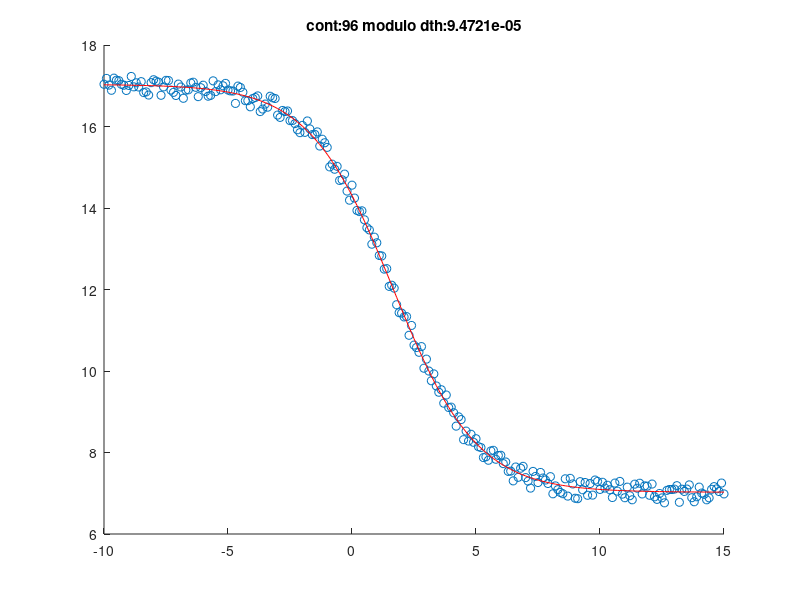

The MATLAB script that drew this image:
clc
clear
close all

load('dados_GNb');
%sigmoide
%%dados 1
x = x1(:);
y = y1(:);

n = 2; %grau da função
th = zeros(3*(n-1)+1, 1); %vetor de parametros
th(1) = (rand()*0.1) + (0) %numero prox de 0
for i = 1:n-1
    th((3*i)-1) = (rand()*-1) + (-0.5); %valor negativo
    th(3*i) = (rand()*0.5) + (-0.25); %sla
    th((3*i)+1) = (rand()*0.1) + (1); %fase prox de 1
endfor
alfa = 0.1;
Dmax = 0.8;
lambda = 1e-3;

%criando o modelo
ym = th(1);
for i=1:n-1
  ym = ym + th((3*i)-1)*tanh(x.*th(3*i) + th((3*i)+1));
endfor

%figura para plotar
figure(1)
scatter(x,y);
hold on
h = plot(x,ym,'r');
crit = 1
cont=0

while crit == 1
cont=cont+1
dy = y-ym;

%criando o jacobiano
J = x.^0;
for i = 1:n-1
J = [J tanh(th(3*i).*x + th((3*i)+1)) th((3*i)-1).*x.*sech(th(3*i).*x + th((3*i)+1)).^2 th((3*i)-1).*sech(th(3*i).*x + th((3*i)+1)).^2];
endfor

dth = inv(J'*J + lambda*eye(length(th)))*J'*dy;

%gerando os passos
dth = alfa*dth;
for j=1:length(dth) % para cada um dos elementos
  if (abs(dth(j)) > Dmax) % se o elemento for maior que o limite
  dth(j) = Dmax*dth(j)/abs(dth(j)) % satura o módulo do elemento
  end
end
th = th + dth;%novos thetas

%recosntroi o modelo
ym = th(1);
for i=1:n-1
  ym = ym + th((3*i)-1)*tanh(x.*th(3*i) + th((3*i)+1));
endfor

%plotando em tempo real
set(h,'YData',real(ym))
title(['cont:',num2str(cont), ' modulo dth:', num2str(norm(dth))]);
drawnow;
pause(0.02);

%criterios de parada
if norm(dth) < 1e-4 || isnan(dth(1));
  crit = 0;
endif
endwhile

%%%%dados 2
%%x = x2(:);
%%y = y2(:);
%%
%%n = 3; %grau da função
%%th = zeros(3*(n-1)+1, 1); %vetor de parametros
%%th(1) = (rand()*0.1) + (-0.25) %numero prox de 0
%%for i = 1:n-1
%%    th((3*i)-1) = (rand()*0.1) + (-0.25); %sla
%%    th(3*i) = (rand()*0.1) + (-0.25); %sla
%%    th((3*i)+1) = (rand()*0.1) + (-0.25); %sla
%%endfor
%%alfa = 0.05;
%%Dmax = 0.8;
%%
%%%criando o modelo
%%ym = th(1);
%%for i=1:n-1
%%  ym = ym + th((3*i)-1)*tanh(x.*th(3*i) + th((3*i)+1));
%%endfor
%%
%%%figura para plotar
%%figure(1)
%%scatter(x,y);
%%hold on
%%h = plot(x,ym,'r');
%%crit = 1
%%cont=0
%%
%%while crit == 1
%%cont=cont+1
%%dy = y-ym;
%%
%%%criando o jacobiano
%%J = x.^0;
%%for i = 1:n-1
%%J = [J tanh(th(3*i).*x + th((3*i)+1)) th((3*i)-1).*x.*sech(th(3*i).*x + th((3*i)+1)).^2 th((3*i)-1).*sech(th(3*i).*x + th((3*i)+1)).^2];
%%endfor
%%
%%dth = inv(J'*J)*J'*dy;
%%
%%%gerando os passos
%%dth = alfa*dth;
%%for j=1:length(dth) % para cada um dos elementos
%%  if (abs(dth(j)) > Dmax) % se o elemento for maior que o limite
%%  dth(j) = Dmax*dth(j)/abs(dth(j)); % satura o módulo do elemento
%%  end
%%end
%%th = th + dth;%novos thetas
%%
%%%recosntroi o modelo
%%ym = th(1);
%%for i=1:n-1
%%  ym = ym + th((3*i)-1)*tanh(x.*th(3*i) + th((3*i)+1));
%%endfor
%%
%%%plotando em tempo real
%%set(h,'YData',real(ym))
%%title(['cont:',num2str(cont), ' modulo dth:', num2str(norm(dth))]);
%%drawnow;
%%pause(0.02);
%%
%%%criterios de parada
%%if norm(dth) < 1e-4 || isnan(dth(1));
%%  crit = 0;
%%endif
%%endwhile

%%%%dados 3 %deu ryim
%%x = x3(:);
%%y = y3(:);
%%
%%n = 5; %grau da função
%%th = zeros(3*(n-1)+1, 1); %vetor de parametros
%%th(1) = (rand()*1) + (-0.5) %numero prox de 0
%%for i = 1:n-1
%%    th((3*i)-1) = (rand()*2) + (-1); %sla
%%    th(3*i) = (rand()*2) + (-1); %sla
%%    th((3*i)+1) = (rand()*40) + (-20); %tao entre -20 e 20
%%endfor
%%alfa = 0.1;
%%Dmax = 0.8;
%%
%%%criando o modelo
%%ym = th(1);
%%for i=1:n-1
%%  ym = ym + th((3*i)-1)*tanh(x.*th(3*i) + th((3*i)+1));
%%endfor
%%
%%%figura para plotar
%%figure(1)
%%scatter(x,y);
%%hold on
%%h = plot(x,ym,'r');
%%crit = 1
%%cont=0
%%
%%while crit == 1
%%cont=cont+1;
%%dy = y-ym;
%%
%%%criando o jacobiano
%%J = x.^0;
%%for i = 1:n-1
%%J = [J tanh(th(3*i).*x + th((3*i)+1)) th((3*i)-1).*x.*sech(th(3*i).*x + th((3*i)+1)).^2 th((3*i)-1).*sech(th(3*i).*x + th((3*i)+1)).^2];
%%endfor
%%
%%dth = inv(J'*J)*J'*dy;
%%
%%%gerando os passos
%%dth = alfa*dth;
%%for j=1:length(dth) % para cada um dos elementos
%%  if (abs(dth(j)) > Dmax) % se o elemento for maior que o limite
%%  dth(j) = Dmax*dth(j)/abs(dth(j)); % satura o módulo do elemento
%%  end
%%end
%%th = th + dth;%novos thetas
%%
%%%recosntroi o modelo
%%ym = th(1);
%%for i=1:n-1
%%  ym = ym + th((3*i)-1)*tanh(x.*th(3*i) + th((3*i)+1));
%%endfor
%%
%%%plotando em tempo real
%%set(h,'YData',real(ym))
%%title(['cont:',num2str(cont), ' modulo dth:', num2str(norm(dth))]);
%%drawnow;
%%pause(0.02);
%%
%%%criterios de parada
%%if norm(dth) < 1e-4 || isnan(dth(1));
%%  crit = 0;
%%endif
%%endwhile

%%%%dados 4 %deuu rui
%%x = x4(:);
%%y = y4(:);
%%
%%n = 6; %grau da função
%%th = zeros(3*(n-1)+1, 1); %vetor de parametros
%%th(1) = (rand()*2) + (-1) %numero prox de 0
%%for i = 1:n-1
%%    th((3*i)-1) = (rand()*2) + (-1); %sla
%%    th(3*i) = (rand()*0.1) + (0); %sla
%%    th((3*i)+1) = (rand()*40) + (-20); %tao entre -20 e 20
%%endfor
%%alfa = 0.1;
%%Dmax = 0.8;
%%
%%%criando o modelo
%%ym = th(1);
%%for i=1:n-1
%%  ym = ym + th((3*i)-1)*tanh(x.*th(3*i) + th((3*i)+1));
%%endfor
%%
%%%figura para plotar
%%figure(1)
%%scatter(x,y);
%%hold on
%%h = plot(x,ym,'r');
%%crit = 1
%%cont=0
%%
%%while crit == 1
%%cont=cont+1;
%%dy = y-ym;
%%
%%%criando o jacobiano
%%J = x.^0;
%%for i = 1:n-1
%%J = [J tanh(th(3*i).*x + th((3*i)+1)) th((3*i)-1).*x.*sech(th(3*i).*x + th((3*i)+1)).^2 th((3*i)-1).*sech(th(3*i).*x + th((3*i)+1)).^2];
%%endfor
%%
%%dth = inv(J'*J)*J'*dy;
%%
%%%gerando os passos
%%dth = alfa*dth;
%%for j=1:length(dth) % para cada um dos elementos
%%  if (abs(dth(j)) > Dmax) % se o elemento for maior que o limite
%%  dth(j) = Dmax*dth(j)/abs(dth(j)); % satura o módulo do elemento
%%  end
%%end
%%th = th + dth;%novos thetas
%%
%%%recosntroi o modelo
%%ym = th(1);
%%for i=1:n-1
%%  ym = ym + th((3*i)-1)*tanh(x.*th(3*i) + th((3*i)+1));
%%endfor
%%
%%%plotando em tempo real
%%set(h,'YData',real(ym))
%%title(['cont:',num2str(cont), ' modulo dth:', num2str(norm(dth))]);
%%drawnow;
%%pause(0.02);
%%
%%%criterios de parada
%%if norm(dth) < 1e-4 || isnan(dth(1));
%%  crit = 0;
%%endif
%%endwhile
